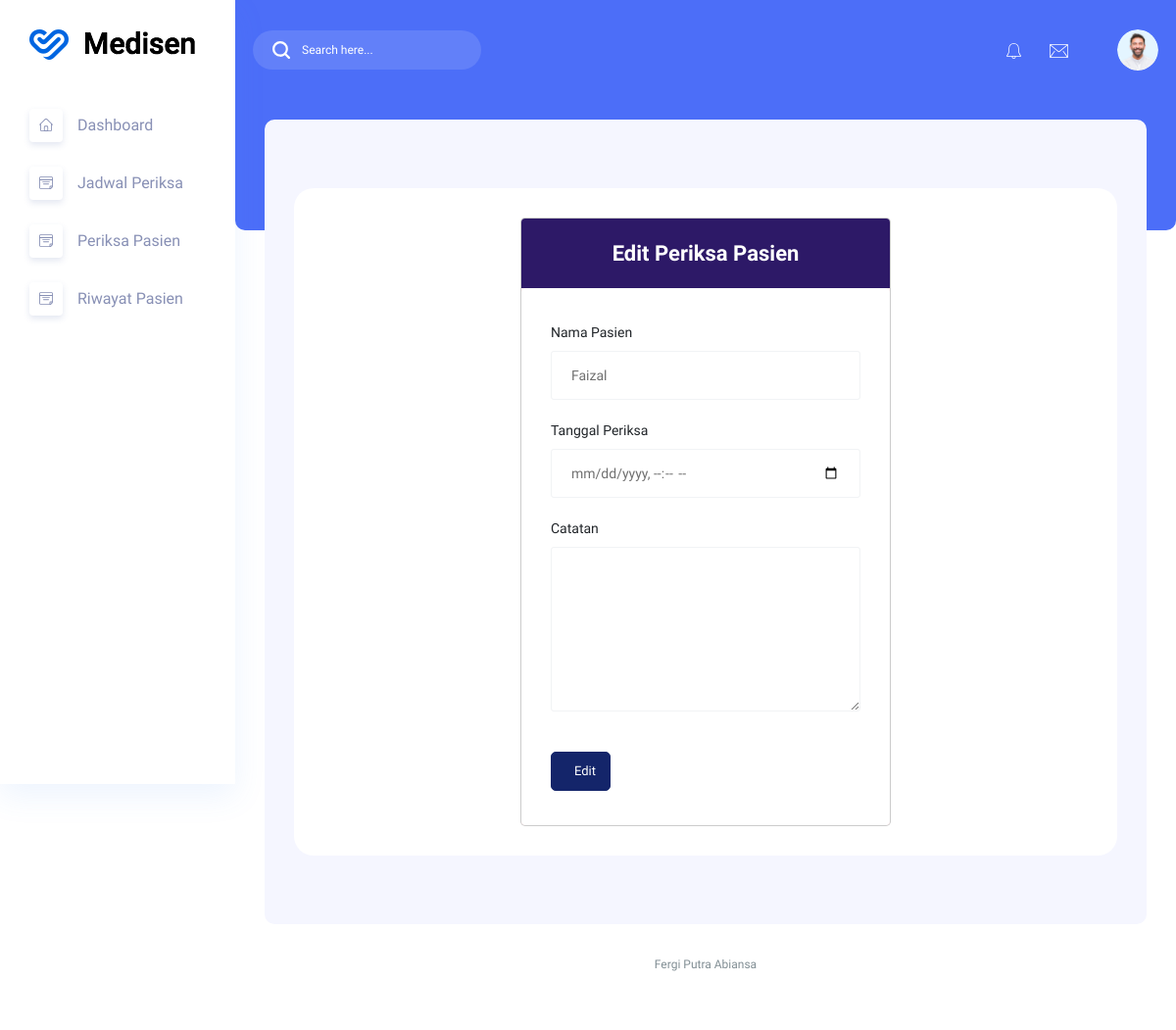
Page /dokter/edit_periksa.php?id=4 (signed in) on the earlier database version.
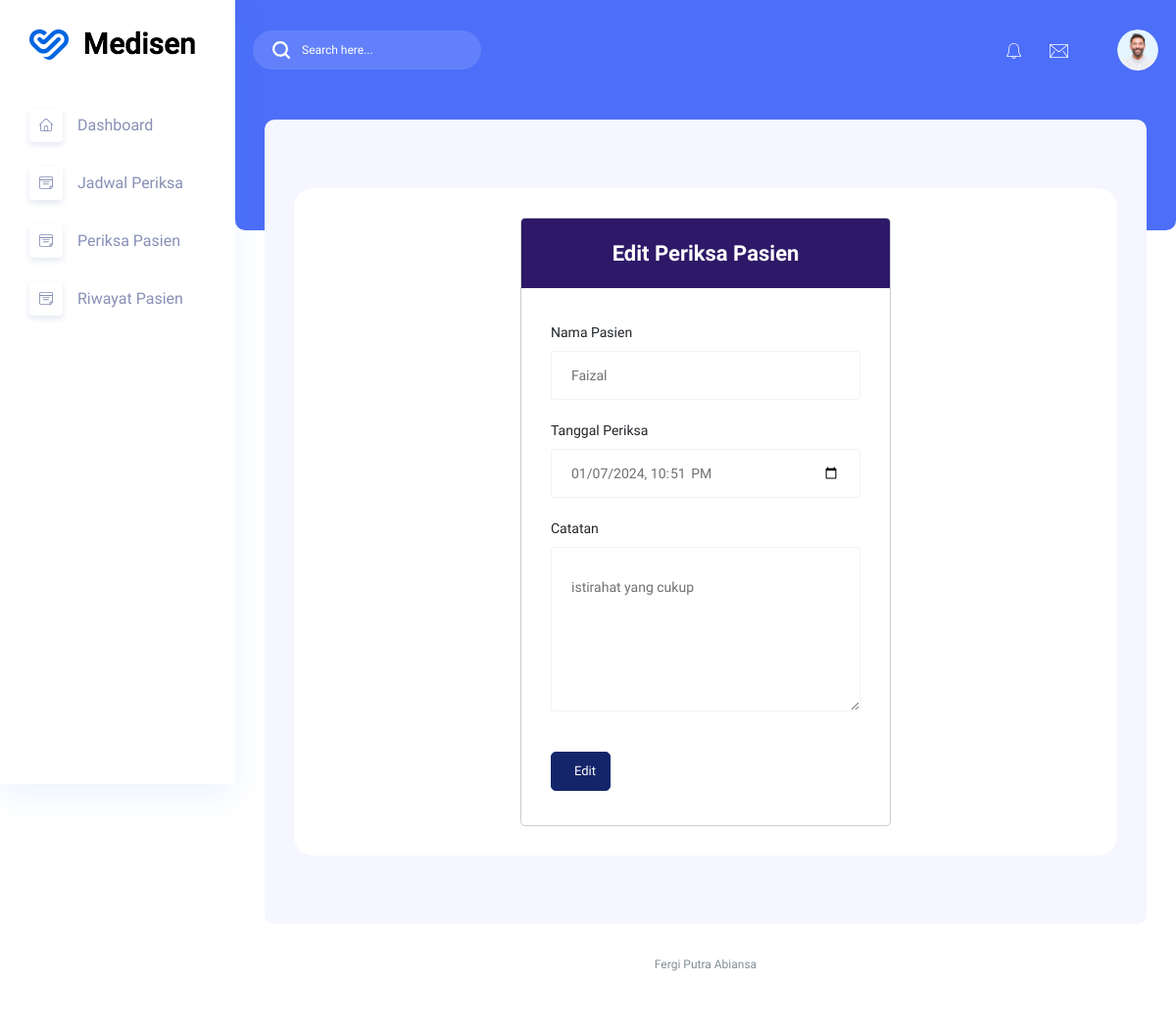
Same page on the later database version.
### tables this page shows
CREATE TABLE `periksa` (
  `id` int(11) UNSIGNED NOT NULL,
  `id_daftar_poli` int(11) UNSIGNED NOT NULL,
  `tgl_periksa` datetime NOT NULL,
  `catatan` text NOT NULL,
  `biaya_periksa` int(11) NOT NULL
);

### dokter/edit_periksa.php (the view, shortened to what this page needs)
<?php
include '../koneksi.php';
$id_dokter = $_SESSION['id'];
$id_daftar_poli = $_GET['id'];
$query = mysqli_query($mysqli, "SELECT daftar_poli.id as id_daftar_poli, id_pasien, pasien.nama as nama, keluhan, no_antrian, status_periksa, id_jadwal
FROM daftar_poli
JOIN pasien ON daftar_poli.id_pasien = pasien.id
JOIN jadwal_periksa ON daftar_poli.id_jadwal = jadwal_periksa.id
JOIN dokter ON jadwal_periksa.id_dokter = dokter.id
WHERE dokter.id = '$id_dokter' AND daftar_poli.id = '$id_daftar_poli' ");
$data = mysqli_fetch_assoc($query);
$edit_periksa = mysqli_query($mysqli, "SELECT * FROM periksa
JOIN daftar_poli ON periksa.id_daftar_poli = daftar_poli.id
WHERE daftar_poli.id = '$id_daftar_poli'");
$edit = mysqli_fetch_assoc($edit_periksa);
?>
<!DOCTYPE html>
<html lang="zxx">
<head>
    <link rel="stylesheet" href="../assets/css/bootstrap1.min.css" />
    <link rel="stylesheet" href="../assets/vendors/themefy_icon/themify-icons.css" />
    <link rel="stylesheet" href="../assets/vendors/font_awesome/css/all.min.css" />
    <link rel="stylesheet" href="../assets/vendors/scroll/scrollable.css" />
    <link rel="stylesheet" href="../assets/css/metisMenu.css">
    <link rel="stylesheet" href="../assets/css/style1.css" />
    <link rel="stylesheet" href="../assets/css/colors/default.css" id="colorSkinCSS">
</head>
<body class="crm_body_bg">
    <?php include '../components/sidebar.php'; ?>
    <section class="main_content dashboard_part large_header_bg">
        <?php include '../components/navbar.php'; ?>
        <div class="main_content_iner ">
            <div class="container-fluid p-0">
                <div class="row justify-content-center">
                    <div class="col-12">
                    </div>
                    <div class="col-lg-12">
                        <div class="white_box mb_30">
                            <div class="row justify-content-center">
                                <div class="col-lg-6">
                                    <div class="modal-content cs_modal">
                                        <div class="modal-header justify-content-center theme_bg_1">
                                            <h5 class="modal-title text_white">Edit Periksa Pasien</h5>
                                        </div>
                                        <div class="modal-body">
                                            <form action="proses_edit_periksa.php" method="post">
                                                <div class="form-group mb-3">
                                                    <label for="hari" class="form-label">Nama Pasien</label>
                                                    <input type="text" class="form-control" id="nama" name="nama" value="<?php echo $data['nama'] ?>" readonly required>
                                                </div>
                                                <div class="form-group mb-3">
                                                    <label for="tgl_periksa" class="form-label">Tanggal Periksa</label>
                                                    <input type="datetime-local" class="form-control" id="tgl_periksa" name="tgl_periksa" value="<?php echo $edit['tgl_periksa'] ?>" required>
                                                </div>
                                                <div class="form-group mb-3">
                                                    <label for="catatan" class="form-label">Catatan</label>
                                                    <textarea class="form-control" id="catatan" name="catatan" rows="3" required><?php echo $edit['catatan'] ?></textarea>
                                                </div>
                                                <div class="row">
                                                    <div class="col-md-3">
                                                        <button type="submit" class="btn btn_1 btn-block">Edit</button>
                                                    </div>
                                                </div>
                                            </form>
                                        </div>
                                    </div>
                                </div>
                            </div>
                        </div>
                    </div>
                </div>
            </div>
        </div>
        <div class="footer_part">
            <div class="container-fluid">
                <div class="row">
                    <div class="col-lg-12">
                        <div class="footer_iner text-center">
                            <p> Fergi Putra Abiansa </p>
                        </div>
                    </div>
                </div>
            </div>
        </div>
    </section>
</body>
</html>

Differences in the rows shown:
added periksa: tgl_periksa "01/07/2024 22:51", catatan "istirahat yang cukup"
